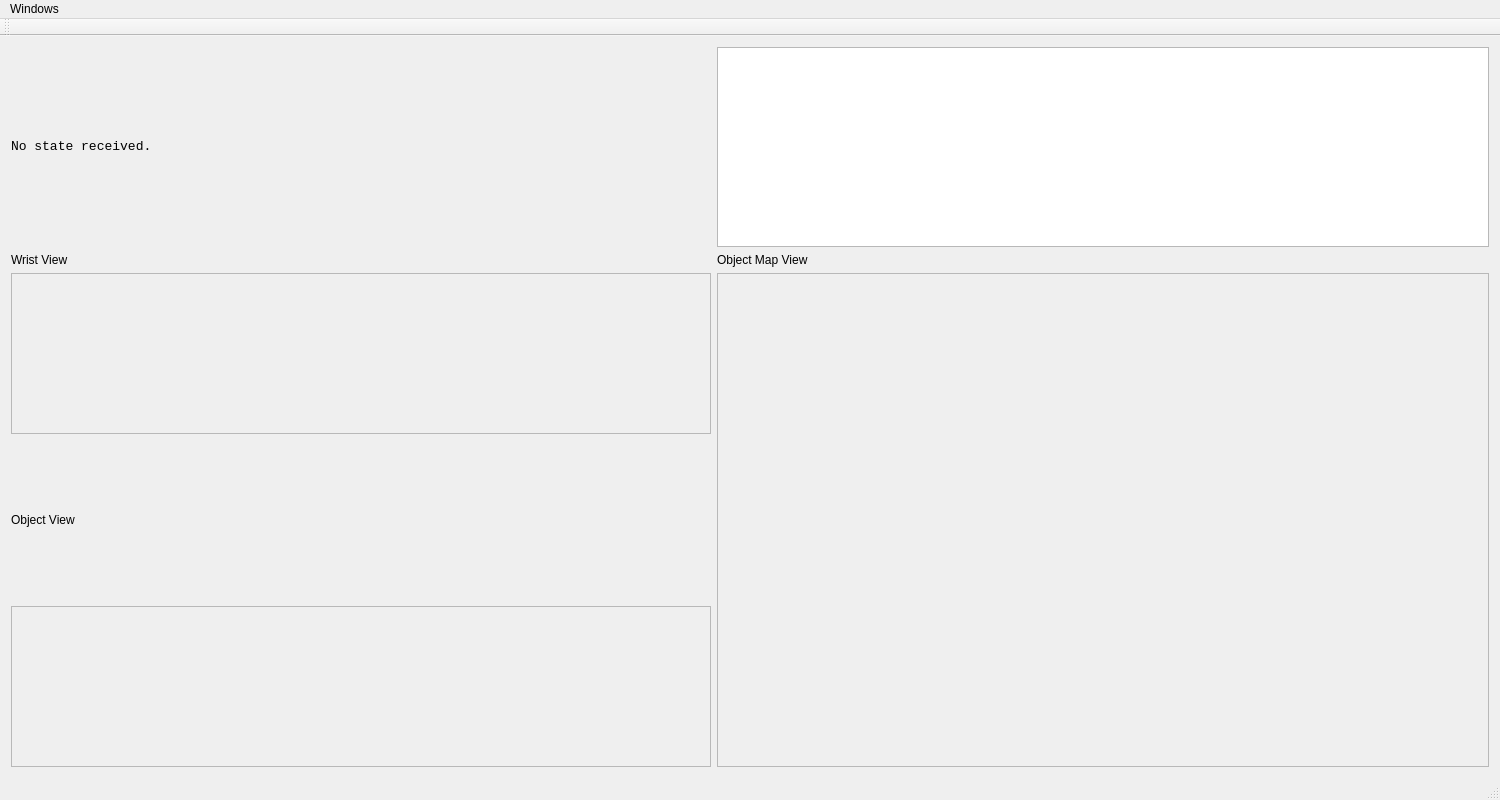
<?xml version="1.0" encoding="UTF-8"?>
<ui version="4.0">
 <class>MainWindow</class>
 <widget class="QMainWindow" name="MainWindow">
  <property name="geometry">
   <rect>
    <x>0</x>
    <y>0</y>
    <width>1500</width>
    <height>800</height>
   </rect>
  </property>
  <property name="windowTitle">
   <string>MainWindow</string>
  </property>
  <widget class="QWidget" name="centralWidget">
   <layout class="QGridLayout" name="gridLayout">
    <item row="1" column="0">
     <widget class="QLabel" name="label">
      <property name="sizePolicy">
       <sizepolicy hsizetype="Preferred" vsizetype="Fixed">
        <horstretch>0</horstretch>
        <verstretch>0</verstretch>
       </sizepolicy>
      </property>
      <property name="text">
       <string>Wrist View</string>
      </property>
     </widget>
    </item>
    <item row="2" column="0">
     <widget class="QFrame" name="wristViewFrame">
      <property name="frameShape">
       <enum>QFrame::StyledPanel</enum>
      </property>
      <property name="frameShadow">
       <enum>QFrame::Raised</enum>
      </property>
      <layout class="QHBoxLayout" name="horizontalLayout">
       <property name="spacing">
        <number>0</number>
       </property>
       <property name="leftMargin">
        <number>0</number>
       </property>
       <property name="topMargin">
        <number>0</number>
       </property>
       <property name="rightMargin">
        <number>0</number>
       </property>
       <property name="bottomMargin">
        <number>0</number>
       </property>
      </layout>
     </widget>
    </item>
    <item row="0" column="0">
     <widget class="QLabel" name="stateLabel">
      <property name="minimumSize">
       <size>
        <width>700</width>
        <height>0</height>
       </size>
      </property>
      <property name="font">
       <font>
        <family>Liberation Mono</family>
        <pointsize>10</pointsize>
       </font>
      </property>
      <property name="text">
       <string>No state received.</string>
      </property>
      <property name="textInteractionFlags">
       <set>Qt::LinksAccessibleByMouse|Qt::TextSelectableByKeyboard|Qt::TextSelectableByMouse</set>
      </property>
     </widget>
    </item>
    <item row="0" column="1">
     <widget class="QTableView" name="stackTableView">
      <property name="maximumSize">
       <size>
        <width>16777215</width>
        <height>200</height>
       </size>
      </property>
      <property name="font">
       <font>
        <family>Liberation Mono</family>
       </font>
      </property>
      <property name="selectionMode">
       <enum>QAbstractItemView::NoSelection</enum>
      </property>
      <attribute name="horizontalHeaderStretchLastSection">
       <bool>true</bool>
      </attribute>
     </widget>
    </item>
    <item row="4" column="0">
     <widget class="QFrame" name="objectViewFrame">
      <property name="frameShape">
       <enum>QFrame::StyledPanel</enum>
      </property>
      <property name="frameShadow">
       <enum>QFrame::Raised</enum>
      </property>
      <layout class="QHBoxLayout" name="horizontalLayout_2">
       <property name="spacing">
        <number>0</number>
       </property>
       <property name="topMargin">
        <number>0</number>
       </property>
       <property name="rightMargin">
        <number>0</number>
       </property>
       <property name="bottomMargin">
        <number>0</number>
       </property>
      </layout>
     </widget>
    </item>
    <item row="3" column="0">
     <widget class="QLabel" name="label_2">
      <property name="text">
       <string>Object View</string>
      </property>
     </widget>
    </item>
    <item row="2" column="1" rowspan="3">
     <widget class="QFrame" name="objectMapViewFrame">
      <property name="frameShape">
       <enum>QFrame::StyledPanel</enum>
      </property>
      <property name="frameShadow">
       <enum>QFrame::Raised</enum>
      </property>
      <layout class="QHBoxLayout" name="horizontalLayout_3">
       <property name="spacing">
        <number>0</number>
       </property>
       <property name="topMargin">
        <number>0</number>
       </property>
       <property name="rightMargin">
        <number>0</number>
       </property>
       <property name="bottomMargin">
        <number>0</number>
       </property>
      </layout>
     </widget>
    </item>
    <item row="1" column="1">
     <widget class="QLabel" name="label_3">
      <property name="text">
       <string>Object Map View</string>
      </property>
     </widget>
    </item>
   </layout>
  </widget>
  <widget class="QMenuBar" name="menuBar">
   <property name="geometry">
    <rect>
     <x>0</x>
     <y>0</y>
     <width>1500</width>
     <height>27</height>
    </rect>
   </property>
   <property name="defaultUp">
    <bool>true</bool>
   </property>
   <property name="nativeMenuBar">
    <bool>false</bool>
   </property>
   <widget class="QMenu" name="menuWindows">
    <property name="title">
     <string>Windows</string>
    </property>
   </widget>
   <addaction name="menuWindows"/>
  </widget>
  <widget class="QToolBar" name="mainToolBar">
   <attribute name="toolBarArea">
    <enum>TopToolBarArea</enum>
   </attribute>
   <attribute name="toolBarBreak">
    <bool>false</bool>
   </attribute>
  </widget>
  <widget class="QStatusBar" name="statusBar"/>
  <action name="actionTest">
   <property name="text">
    <string>Testtest</string>
   </property>
  </action>
 </widget>
 <layoutdefault spacing="6" margin="11"/>
 <resources/>
 <connections/>
</ui>
